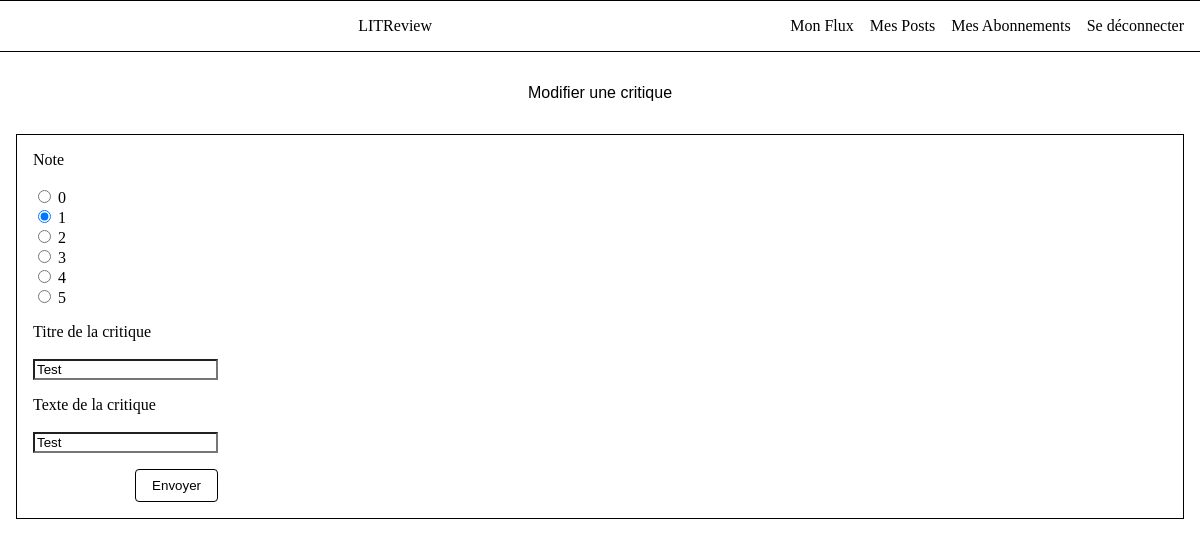
Page /edit_review/6/ (signed in) on the committed database.
### feed/models.py (models this page shows)
class Review(models.Model):
    ticket = models.ForeignKey(
        to=Ticket, on_delete=models.CASCADE, blank=True, null=True
    )
    rating = models.PositiveSmallIntegerField(
        max_length=1024,
        validators=[MinValueValidator(0), MaxValueValidator(5)],
    )
    headline = models.CharField(max_length=128)
    body = models.CharField(max_length=8192, blank=True)
    user = models.ForeignKey(to=settings.AUTH_USER_MODEL, on_delete=models.CASCADE)
    time_created = models.DateTimeField(auto_now_add=True)

### feed/views.py (the view)
# urls.py: path("edit_review/<int:review_id>/", feed.views.edit_review, name="edit_review"),
@login_required
def edit_review(request, review_id):
    review = get_object_or_404(Review, id=review_id, user=request.user)
    if request.method == "POST":
        form = ReviewForm(request.POST, instance=review)
        if form.is_valid():
            form.save()
            return redirect("my_posts")
    else:
        form = ReviewForm(instance=review)
    return render(request, "feed/edit_review.html", {"form": form})

### feed/forms.py
class ReviewForm(forms.ModelForm):
    rating = forms.TypedChoiceField(
        widget=forms.RadioSelect, choices=RATING_CHOICES, coerce=int
    )
    class Meta:
        model = Review
        fields = ("headline", "rating", "body")
        labels = {"headline": "Titre", "rating": "Note", "body": "Commentaire"}

### feed/templates/feed/edit_review.html (shortened to what this page needs)
{% extends 'base.html' %}
{% block content %}
  <h1>Modifier une critique </h1>
  <div class="form-container container">
    <form method="post" enctype="multipart/form-data" class="review-form">
        <div class="form-field">
            <label for="id_rating" class="form-label">Note</label>
            <br><br>
            {{ form.rating }}
        </div>
        <div class="form-field">
            <label for="id_headline" class="form-label">Titre de la critique</label>
            <br><br>
            {{ form.headline }}
        </div>
        <div class="form-field">
            <label for="id_body" class="form-label">Texte de la critique</label>
            <br><br>
            {{ form.body }}
        </div>
        <div class="button-container-formticket">
            <button type="submit" class="button">Envoyer</button>
        </div>
    </form>
</div>
{% endblock %}

### feed/static/styles.css (style rules this page uses)
* { background-color: white; }
body { margin: 0; padding: 0; }
h1 { font-size: 1rem; font-weight: normal; font-family: Arial, sans-serif; text-align: center; margin-top: 2rem; margin-bottom: 2rem; }
.container { display: flex; justify-content: space-between; align-items: center; padding: 1rem; }
button { padding: 0.5rem 1rem; background-color: white; border: black 1px solid; border-radius: 0.25rem; cursor: pointer; }
.button { padding: 0.5rem 1rem; background-color: white; border: black 1px solid; border-radius: 0.25rem; cursor: pointer; text-decoration: none; color: black; }
.form-container { display: flex; flex-direction: column; justify-content: space-between; align-items: center; border: 1px solid black; padding: 1rem; margin-top: 1rem; }
.container { margin-left: 1rem; margin-right: 1rem; display: flex; flex-direction: column; align-items: flex-start; }
.form-field { margin-bottom: 1rem; }
.form-field label { margin-bottom: 3rem; }
.button-container-formticket { text-align: right; }

### rows in the picture
Review: rating "☐ 0 ☑ 1 ☐ 2 ☐ 3 ☐ 4 ☐ 5", headline "Test", body "Test"
